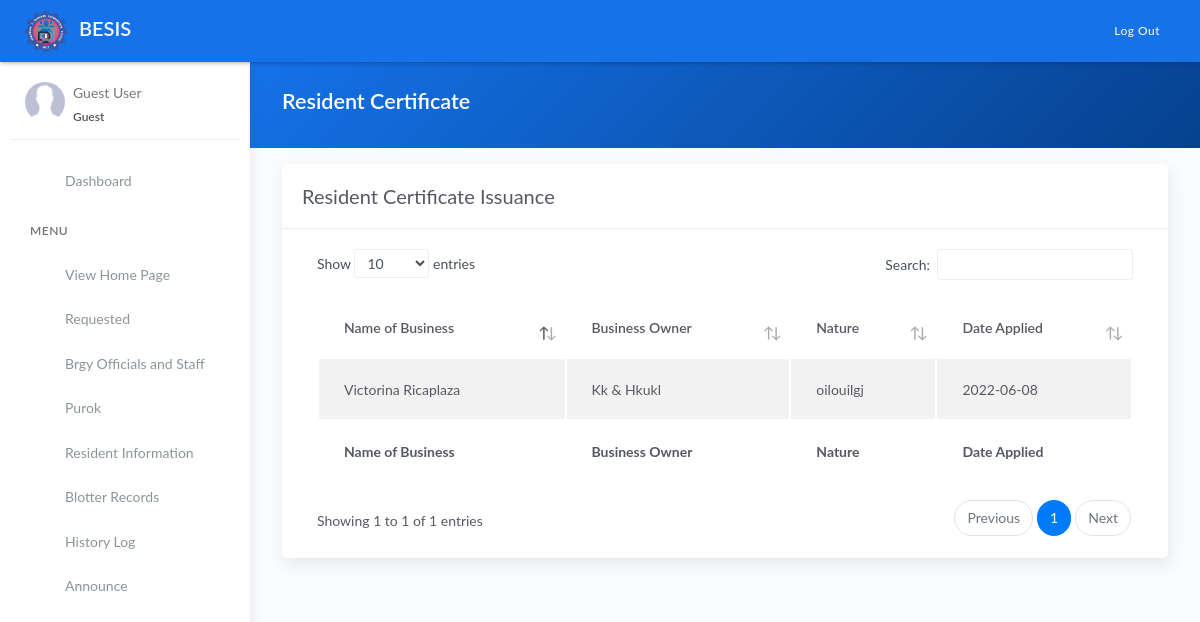
The app's page /business_permit.php, older data.
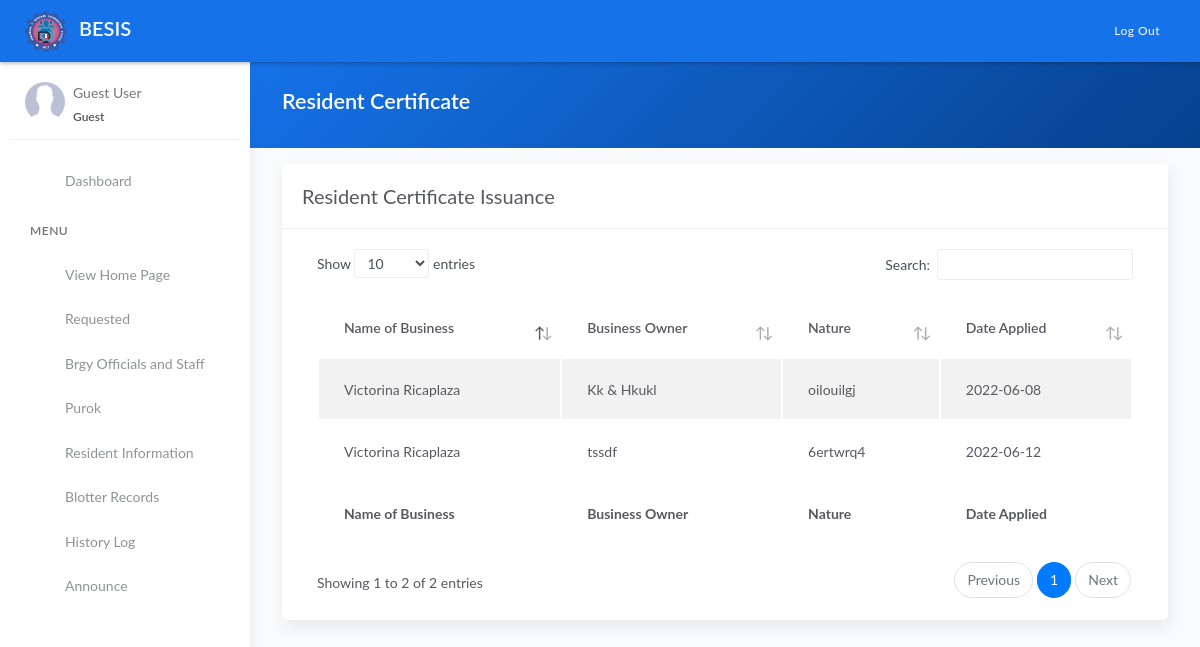
The same page, newer data.
### tables this page shows
CREATE TABLE `tblpermit` (
  `id` int(11) NOT NULL AUTO_INCREMENT,
  `name` varchar(80) DEFAULT NULL,
  `owner1` varchar(200) DEFAULT NULL,
  `owner2` varchar(80) DEFAULT NULL,
  `nature` varchar(220) DEFAULT NULL,
  `applied` date DEFAULT NULL,
  PRIMARY KEY (`id`)
);

### business_permit.php (the view, shortened to what this page needs)
<?php include 'server/server.php' ?>
<?php
	$query = "SELECT * FROM tblpermit";
    $result = $conn->query($query);
    $permit = array();
	while($row = $result->fetch_assoc()){
		$permit[] = $row;
	}
?>
<!DOCTYPE html>
<html lang="en">
<head>
	<?php include 'templates/header.php' ?>
</head>
<body>
	<div class="wrapper">
		<?php include 'templates/main-header.php' ?>
		<?php include 'templates/sidebar.php' ?>
		<div class="main-panel">
			<div class="content">
				<div class="panel-header bg-primary-gradient">
					<div class="page-inner">
						<div class="d-flex align-items-left align-items-md-center flex-column flex-md-row">
							<div>
								<h2 class="text-white fw-bold">Resident Certificate</h2>
							</div>
						</div>
					</div>
				</div>
				<div class="page-inner">
					<div class="row mt--2">
						<div class="col-md-12">
                            <div class="card">
								<div class="card-header">
									<div class="card-head-row">
										<div class="card-title">Resident Certificate Issuance</div>
									</div>
								</div>
								<div class="card-body">
									<div class="table-responsive">
										<table id="residenttable" class="display table table-striped">
											<thead>
												<tr>
													<th scope="col">Name of Business</th>
													<th scope="col">Business Owner</th>
													<th scope="col">Nature</th>
													<th scope="col">Date Applied</th>
												</tr>
											</thead>
											<tbody>
												<?php if(!empty($permit)): ?>
													<?php foreach($permit as $row): ?>
													<tr>
														<td><?= ucwords($row['name']) ?></td>
														<td><?= !empty($row['owner2']) ? ucwords($row['owner1'].' & '. $row['owner2']) : $row['owner1'] ?></td>
														<td><?= $row['nature'] ?></td>
														<td><?= $row['applied'] ?></td>
													</tr>
													<?php endforeach ?>
												<?php endif ?>
											</tbody>
											<tfoot>
												<tr>
                                                    <th scope="col">Name of Business</th>
													<th scope="col">Business Owner</th>
													<th scope="col">Nature</th>
													<th scope="col">Date Applied</th>
												</tr>
											</tfoot>
										</table>
									</div>
								</div>
							</div>
						</div>
					</div>
				</div>
			</div>
		</div>
	</div>
</body>
</html>

Row changes from the older to the newer data that the page shows:
added tblpermit: name "Victorina Ricaplaza", owner1 "tssdf", nature "6ertwrq4", applied "2022-06-12"
Text that changed along with them:
text written by a page script: "Show entries Search: Showing 1 to 1 of 1 entries Previous 1 Next" → "Show entries Search: Showing 1 to 2 of 2 entries Previous 1 Next"
